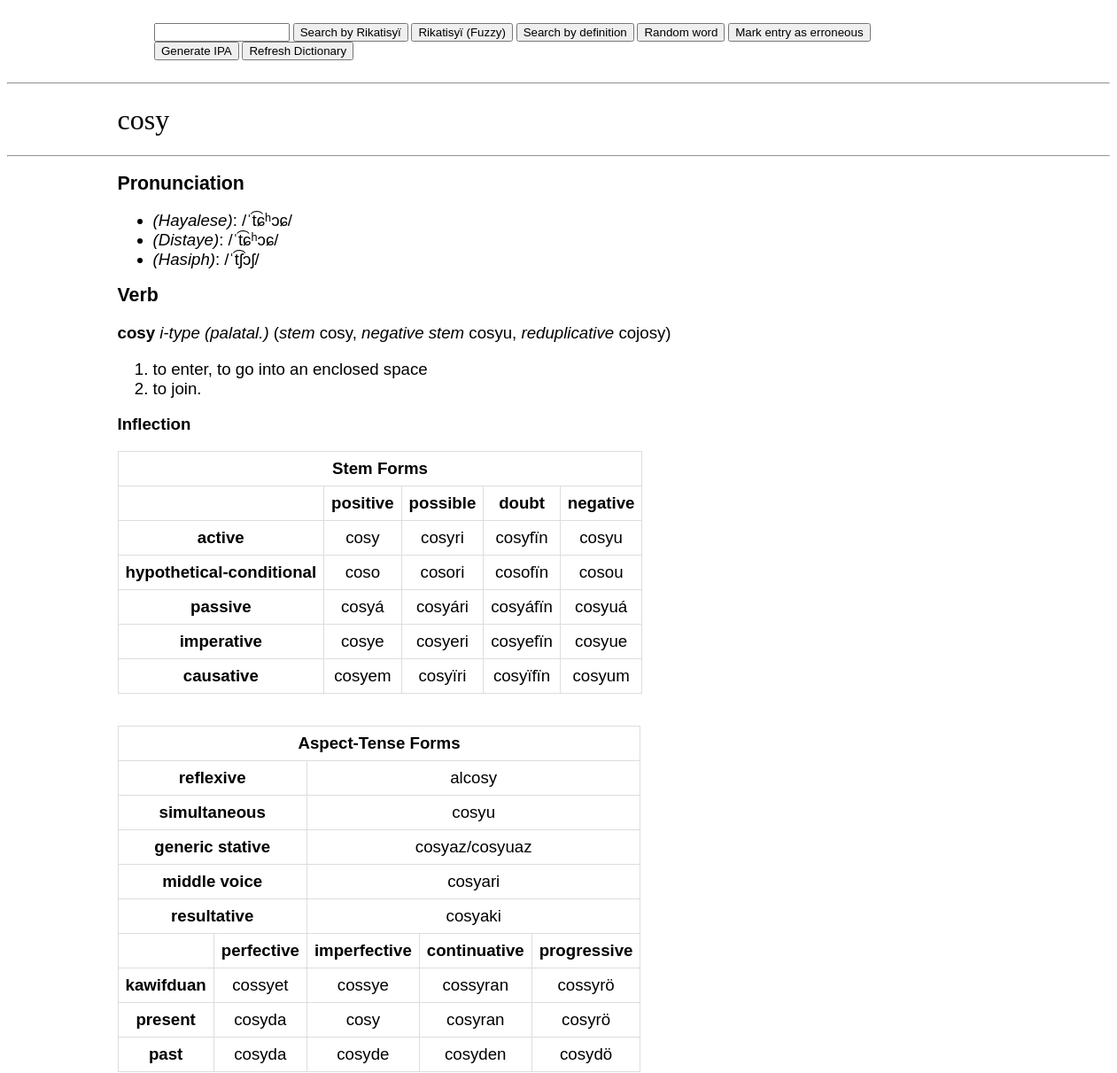
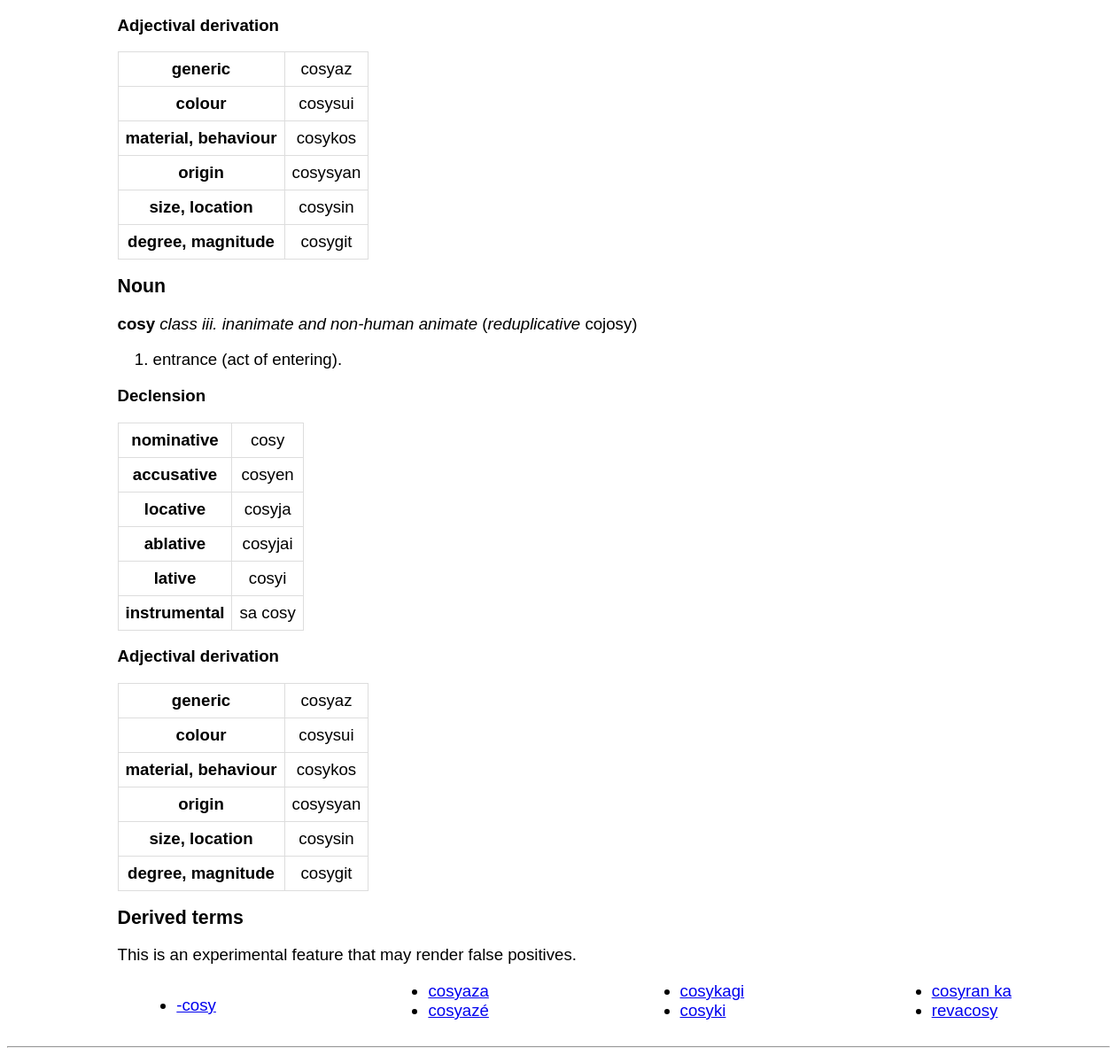
The app's page /wiki/cosy with its own data (2 pictures, top to bottom).
### app/models.py (models this page shows, shortened)
class Dictionary(db.Model):
    __tablename__ = 'Dictionary'
    id: Mapped[int] = mapped_column(primary_key=True)
    word: so.Mapped[str] = so.mapped_column(sa.String(50), index=True)
    defin: so.Mapped[str] = so.mapped_column(sa.String(255), index=True)
    anim: so.Mapped[str] = so.mapped_column(sa.String(50), nullable=True)
    pos: so.Mapped[str] = so.mapped_column(sa.String(50), nullable=True)
    etym: so.Mapped[str] = so.mapped_column(sa.String(255), nullable=True)

### app/routes.py (the view, shortened to what this page needs)
@app.route("/wiki/")
@app.route("/wiki/<word>", methods=['GET', 'POST'])
def show_definition(word):
    form = searchWord()
    located = Dictionary.query.filter(Dictionary.word == word.strip().casefold()).all()
    retword = []
    for x in located:
        defin = x.defin.split("; ")
        print(defin)
        root = ""
        anim = ""
        neg = ""
        if x.anim:
            match x.anim:
                case "i.":
                    anim = "class i. human"
                case "ii.":
                    anim = "class ii. deitic"
                case "iii.":
                    anim = "class iii. inanimate and non-human animate"
        elif x.pos == "v." or x.pos == "stv.":
            if x.word[len(x.word)-1] == "m":
                endvowel = x.word[len(x.word)-2]
            else:
                endvowel = x.word[len(x.word)-1]
            match endvowel:
                case "i":
                    anim = "i-type"
                    root = x.word[:len(x.word) - 1]
                    neg = root + "u"
                case "ï":
                    anim = "yï-type"
                    if x.word[len(x.word)-2] == "y":
                        root = x.word
                    else:
                        root = x.word[:len(x.word) - 1] + "ï"
                    neg = root[:len(x.word)-1] + "iy"
                case "é":
                    anim = "é-type"
                    root = x.word[:len(x.word) - 1]
                    neg = root + "u"
                case "e":
                    anim = "é-type (caus.)"
                    root = x.word
                    neg = root + "u"
                case "a":
                    anim = "é-type"
                    root = x.word[:len(x.word) - 1]
                    neg = root + "u"
                case "á":
                    anim = "é-type (passive)"
                    root = x.word[:len(x.word) - 1]
                    neg = root + "u"
                case "y":
                    anim = "i-type (palatal.)"
                    root = x.word
                    neg = root + "u"
                case _:
                    anim = "i-type (cons.)"
                    root = x.word
                    neg = root + "u"
        match neg[len(neg)-2:]:
            case "uu":
                neg = neg[:len(neg)-1] + "y"
            case "au":
                neg = neg[:len(neg) - 1] + "w/" + neg[:len(neg) - 2] + "uw" + neg[len(neg)-2]
        if "alt." in defin[0]:
            adef = defin[0].split(")")
            defin[0] = adef[1]
            alt = adef[0] + ")"
        else:
            alt = ""
        if ", from" in defin[len(defin)-1]:
            etym = "Derived from " + defin[len(defin)-1].split(", from")[len(defin[len(defin)-1].split(", from"))-1]
            defin[len(defin)-1] = defin[len(defin)-1].split(", from")[0] + "."
        elif ", lit." in defin[len(defin)-1]:
            etym = "Derived from " + defin[len(defin) - 1].split(", lit.")[len(defin[len(defin)-1].split(", lit."))-1]
            defin[len(defin)-1] = defin[len(defin)-1].split(", lit.")[0] + "."
        elif ", derived from" in defin[len(defin)-1]:
            etym = "Derived from " + defin[len(defin) - 1].split(", derived from")[len(defin[len(defin)-1].split(", derived from"))-1]
            defin[len(defin)-1] = defin[len(defin)-1].split(", derived from")[0] + "."
        elif ", borrowed from" in defin[len(defin)-1]:
            etym = "Borrowed from " + defin[len(defin)-1].split(", borrowed from")[len(defin[len(defin)-1].split(", borrowed from"))-1]
            defin[len(defin)-1] = defin[len(defin)-1].split(", borrowed from")[0] + "."
        elif ", root noun" in defin[len(defin)-1]:
            etym = "Derivation of root noun " + defin[len(defin)-1].split(", root noun")[len(defin[len(defin)-1].split(", root noun"))-1]
            defin[len(defin)-1] = defin[len(defin)-1].split(", root noun")[0] + "."
        elif ", contraction of" in defin[len(defin)-1]:
            etym = "Derivation from a contraction of " + defin[len(defin)-1].split(", contraction of")[len(defin[len(defin)-1].split(", contraction of"))-1]
            defin[len(defin)-1] = defin[len(defin)-1].split(", contraction of")[0] + "."
        else:
            etym = ""
        retword.append(cs.definition(x.word.strip().casefold(),cs.genIPA(word),cs.genIPA_collo(cs.genIPA(word)),cs.genIPA_eng(cs.genIPA(word),word),defin,anim,cs.posword(x.pos),etym,root,cs.getInf(x),cs.getAspInf(x),alt, neg, cs.redup(x), cs.reflex(x.word)))
    if session.get('prev'):
        if session['prev']:
            form.word.data = session['prev']
    else:
        form.word.data = ""
    related = Dictionary.query.filter(Dictionary.word.icontains(word.strip().casefold()),Dictionary.word != word.strip().casefold()).order_by(collate(Dictionary.word, 'NOCASE')).all()
    return render_template('word.html', retword=retword, related=related, form=form)

### app/forms.py
class searchWord(FlaskForm):
    word = StringField('Search by word or definition:')
    submit = SubmitField('Search by Rikatisyï')
    fuzsubmit = SubmitField('Rikatisyï (Fuzzy)')
    defsubmit = SubmitField('Search by definition')
    random = SubmitField('Random word')
    refresh = SubmitField('Refresh Dictionary')
    markentry = SubmitField('Mark entry as erroneous')
    genipa = SubmitField('Generate IPA')

### app/scripts.py (called while the page is built, shortened)
def ipa(x):
    x = x.lower()
    x = x.replace("w-","w")
    if x.endswith('-'):
        x = x[:len(x)-1]
    elif x.startswith('-'):
        x = x[0:]
    elif "-" in x:
        y = x.split('-')
        return ipa(y[0])+"."+ipa(y[1]).replace("ˈ","ˌ")
    for dia, mon in dia_b.items():
        x = x.replace(dia, mon)
    if (x[0] in vowels) is True:
        x = "ʔ" + x
    x = sylla(x)
    x = stress(x)
    for pref, fin in ipa_f.items():
        x = x.replace(pref, fin)
    for st, co in ipa_f2.items():
        if x.endswith(st):
            x = co.join(x.rsplit(st,1))
    return x

def sylla(x):
    if (1 <= len(x) <= 2) or ((len(x) == 3) and (x[2] in cons_b)):
        return x

def genIPA(name):
    splitname = re.split(" ",name)
    res = ""
    i=0
    while i<len(splitname):
        res = res + ipa(splitname[i])
        i += 1
        if i<len(splitname):
            res = res + " "
    return res

def genIPA_collo(name):
    for st, co in ipa_c.items():
        name = name.replace(st, co)
    for st, co in ipa_c2.items():
        if name.endswith(st):
            name = co.join(name.rsplit(st,1))
    return name

def genIPA_eng(name,ori):
    for st, co in ipa_e.items():
        name = name.replace(st, co)
    for st, co in ipa_e2.items():
        if name.endswith(st):
            name = co.join(name.rsplit(st,1))
    if ori[len(ori) - 1] == "l":
        name = name[:len(name)-1] + "l"
    return name

def posword(x):
    match x:
        case "n.":
            return "Noun"
        case "v.":
            return "Verb"
        case "stv.":
            return "Stative verb"
        case "intj.":
            return "Interjection"
        case "conj.":
            return "Conjunction"
        case "phr.":
            return "Phrase"
        case "aff.":
            return "Affix"
        case "part.":
            return "Particle"
        case "pron.":
            return "Pronoun"
        case "adv.":
            return "Adverb"
        case _:
            return "Unimplemented"

### app/templates/word.html (shortened to what this page needs)
<!DOCTYPE html>
<html lang="en">
<head>
</head>
    <body>
    {% extends "base.html" %}
    {% block content %}
        <h1>{{ retword[0].word }}</h1>
        <hr>
        <h2>Pronunciation</h2>
        <ul>
            <li><i>(Hayalese)</i>: /{{ retword[0].ipa }}/</li>
            <li><i>(Distaye)</i>: /{{ retword[0].ipa_c }}/</li>
            <li><i>(Hasiph)</i>: /{{ retword[0].ipa_e }}/</li>
        </ul>
        {% for word in retword %}
        <h2>{{ word.pos }}</h2>
        {% if word.pos == "Pronoun" %}
        <p><b>{{ word.word }} </b></p>
        {% elif word.root %}
        <p><b>{{ word.word }} </b><i>{{ word.anim }}</i> {{ word.alt }} (<i>stem</i> {{ word.root }}, <i>negative stem</i> {{ word.neg }}, <i>reduplicative</i> {{word.redup}})</p>
        {% elif word.root == "" and (word.pos != "Affix" and word.pos != "Phrase" and word.pos != "Conjunction") %}
        <p><b>{{ word.word }} </b><i>{{ word.anim }}</i> {{ word.alt }} (<i>reduplicative</i> {{word.redup}})</p>
        {% elif word.root == "" and (word.pos == "Affix" or word.pos == "Phrase" or word.pos == "Conjunction") %}
        <p><b>{{ word.word }} </b><i>{{ word.anim }}</i> {{ word.alt }}</p>
        {% elif word.root == "" and (word.pos == "Affix" or word.pos == "Phrase" or word.pos == "Conjunction") %}
        <p><b>{{ word.word }} </b><i>{{ word.anim }}</i> {{ word.alt }}</p>
        {% endif %}
        <ol>
            {% for match in word.defin %}
            <li>{{ match }}</li>
            {% endfor %}
        </ol>
    {% if word.pos == "Noun" %}
    <p><b>Declension</b></p>
        <table><tbody>
        <tr>
            <td><b>nominative</b></td>
            <td>{{ word.word }}</td>
        </tr>
        <tr>
            <td><b>accusative</b></td>
            <td>{{ word.word }}{{ word.inf[0] }}</td>
        </tr>
        <tr>
            <td><b>locative</b></td>
            <td>{{ word.word }}{{ word.inf[1] }}</td>
        </tr>
        <tr>
            <td><b>ablative</b></td>
            <td>{{ word.word }}{{ word.inf[2] }}</td>
        </tr>
        <tr>
            <td><b>lative</b></td>
            <td>{{ word.word }}{{ word.inf[3] }}</td>
        </tr>
        <tr>
            {% if word.anim == "class i. human" %}
            <td><b>comitative</b></td>
            {% else %}
            <td><b>instrumental</b></td>
            {% endif %}
            <td>{{ word.inf[4] }}{{ word.word }}</td>
        </tr>
        </tbody>
        </table>
    {% endif %}
    {% if word.pos == "Verb" or word.pos == "Stative verb" %}
    <p><b>Inflection</b></p>
        <table><tbody>
          <tr>
            <td colspan="5"><b>Stem Forms</b></td>
          </tr>
          <tr>
            <td></td>
            <td><b>positive</b></td>
            <td><b>possible</b></td>
            <td><b>doubt</b></td>
            <td><b>negative</b></td>
          </tr>
          <tr>
            <td><b>active</b></td>
            <td>{{ word.inf[0] }}</td>
            <td>{{ word.inf[0] }}{{ word.inf[11] }}</td>
            <td>{{ word.inf[0] }}{{ word.inf[12] }}</td>
            <td>{{ word.inf[1] }}</td>
          </tr>
          <tr>
            <td><b>hypothetical-conditional</b></td>
            <td>{{ word.inf[2] }}</td>
            <td>{{ word.inf[2] }}{{ word.inf[11] }}</td>
            <td>{{ word.inf[2] }}{{ word.inf[12] }}</td>
            <td>{{ word.inf[3] }}</td>
          </tr>
          <tr>
            <td><b>passive</b></td>
            <td>{{ word.inf[4] }}</td>
            <td>{{ word.inf[4] }}{{ word.inf[11] }}</td>
            <td>{{ word.inf[4] }}{{ word.inf[12] }}</td>
            <td>{{ word.inf[5] }}</td>
          </tr>
          <tr>
            <td><b>imperative</b></td>
            <td>{{ word.inf[6] }}</td>
            <td>{{ word.inf[6] }}{{ word.inf[11] }}</td>
            <td>{{ word.inf[6] }}{{ word.inf[12] }}</td>
            <td>{{ word.inf[7] }}</td>
          </tr>
          <tr>
            <td><b>causative</b></td>
            <td>{{ word.inf[8] }}</td>
            <td>{{ word.inf[10] }}{{ word.inf[11] }}</td>
            <td>{{ word.inf[10] }}{{ word.inf[12] }}</td>
            <td>{{ word.inf[9] }}</td>
          </tr>
        </tbody>
        </table>
        <br><br>
        <table><tbody>
          <tr>
            <td colspan="5"><b>Aspect-Tense Forms</b></td>
          </tr>
          <tr>
            <td colspan="2"><b>reflexive</b></td>
            <td colspan="3">{{ word.ref }}</td>
          </tr>
          <tr>
            <td colspan="2"><b>simultaneous</b></td>
            <td colspan="3">{{ word.inf[16] }}</td>
          </tr>
          <tr>
            <td colspan="2"><b>generic stative</b></td>
            {% if word.word[word.word|length -1] == "y" %}
                <td colspan="3">{{ word.word }}az/{{ word.root }}{{ word.inf[13] }}</td>
            {% else %}
                <td colspan="3">{{ word.word }}yaz/{{ word.root }}{{ word.inf[13] }}</td>
            {% endif %}
          </tr>
          <tr>
            <td colspan="2"><b>middle voice</b></td>
            <td colspan="3">{{ word.root }}{{ word.inf[14] }}</td>
          </tr>
          <tr>
            <td colspan="2"><b>resultative</b></td>
            <td colspan="3">{{ word.root }}{{ word.inf[15] }}</td>
          </tr>
          <tr>
            <td></td>
            <td><b>perfective</b></td>
            <td><b>imperfective</b></td>
            <td><b>continuative</b></td>
            <td><b>progressive</b></td>
          </tr>
          <tr>
            <td><b>kawifduan</b></td>
            <td>{{ word.aspinf[0] }}</td>
            <td>{{ word.aspinf[1] }}</td>
            <td>{{ word.aspinf[2] }}</td>
            <td>{{ word.aspinf[3] }}</td>
          </tr>
          <tr>
            <td><b>present</b></td>
            <td>{{ word.aspinf[4] }}</td>
            <td>{{ word.word }}</td>
            <td>{{ word.aspinf[5] }}</td>
            <td>{{ word.aspinf[6] }}</td>
          </tr>
          <tr>
            <td><b>past</b></td>
            <td>{{ word.aspinf[4] }}</td>
            <td>{{ word.aspinf[7] }}</td>
            <td>{{ word.aspinf[8] }}</td>
            <td>{{ word.aspinf[9] }}</td>
          </tr>
        </tbody>
        </table>
    {% endif %}
    {% if word.pos == "Noun" or word.pos == "Verb" or word.pos == "Stative verb" %}
    <p><b>Adjectival derivation</b></p>
        <table><tbody>
        <tr>
            <td><b>generic</b></td>
            {% if word.word[word.word|length -1] == "y" %}
                <td>{{ word.word }}az</td>
            {% else %}
                <td>{{ word.word }}yaz</td>
            {% endif %}
        </tr>
        <tr>
            <td><b>colour</b></td>
            <td>{{ word.word }}sui</td>
        </tr>
        <tr>
            <td><b>material, behaviour</b></td>
            <td>{{ word.word }}kos</td>
        </tr>
        <tr>
            <td><b>origin</b></td>
            <td>{{ word.word }}syan</td>
        </tr>
        <tr>
            <td><b>size, location</b></td>
            <td>{{ word.word }}sin</td>
        </tr>
        <tr>
            <td><b>degree, magnitude</b></td>
            <td>{{ word.word }}git</td>
        </tr>
        </tbody>
        </table>
    {% endif %}
    {% endfor %}
    {% if related|length > 0 %}
    <h2>Derived terms</h2>
    <p>This is an experimental feature that may render false positives.</p>
    <div class="fourcol">
        <ul>
            {% for rel in related %}
            <li><a href="{{ url_for('show_definition', word=rel.word) }}">{{ rel.word }}</a></li>
            {% endfor %}
        </ul>
    </div>
    {% endif %}
    <br><hr>
    {% endblock %}

### app/static/style.css (style rules this page uses)
p, th, td { color: black; font-family: "Arial", serif; font-size: 14pt; font-weight: 400; text-align: left; margin-left: 10%; margin-right: 10%; }
h1 { color: black; font-family: "Georgia", serif; font-size: 24pt; text-align: left; font-weight: 500; margin-left: 10%; margin-right: 10%; }
h2 { color: black; font-family: "Arial", sans-serif; font-size: 16pt; text-align: left; font-weight: 700; margin-left: 10%; margin-right: 10%; }
li { color: black; font-family: "Arial", sans-serif; font-size: 14pt; font-weight: 400; text-align: left; }
ul, ol { color: black; font-family: "Arial", sans-serif; font-size: 12pt; font-weight: 200; text-align: left; margin-left: 10%; }
tg, th, td { border: 1px solid #ddd; padding: 8px; text-align: center; vertical-align: left; }
table { border-collapse: collapse; margin-left: 10%; margin-right: auto; vertical-align: left; }
.fourcol { column-count: 4; margin-left: 10%; }

### records on screen
Dictionary: pos "Verb", word "cosy", anim "i-type (palatal.)", root "cosy", neg "cosyu", redup "cojosy", defin "to enter, to go into an enclosed space" "to join.", inf "ri", inf "fïn", inf "cosyu", inf "coso", inf "cosou", inf "cosyá", inf "cosyuá", inf "cosye", inf "cosyue", inf "cosyem", inf "cosyï", inf "cosyum", ref "alcosy", inf "uaz", inf "ari", inf "aki", aspinf "cossyet", aspinf "cossye", aspinf "cossyran", aspinf "cossyrö", aspinf "cosyda", aspinf "cosyran", aspinf "cosyrö", aspinf "cosyde", aspinf "cosyden", aspinf "cosydö"
Dictionary: defin "entrance (act of entering)."
Dictionary: word "-cosy"
Dictionary: word "cosyaza"
Dictionary: word "cosyazé"
Dictionary: word "cosykagi"
Dictionary: word "cosyki"
Dictionary: word "cosyran ka"
Dictionary: word "revacosy"

### other values on screen
{{ retword[0].word }} "cosy"
{{ retword[0].ipa }} "ˈt͡ɕʰɔɕ"
{{ retword[0].ipa_c }} "ˈt͡ɕʰɔɕ"
{{ retword[0].ipa_e }} "ˈt͡ʃɔʃ"
{{ word.pos }} "Noun"
{{ word.word }} "cosy"
{{ word.anim }} "class iii. inanimate and non-human animate"
{{ word.redup }} "cojosy"
{{ word.inf[0] }} "en"
{{ word.inf[1] }} "ja"
{{ word.inf[2] }} "jai"
{{ word.inf[3] }} "i"
{{ word.inf[4] }} "sa"
